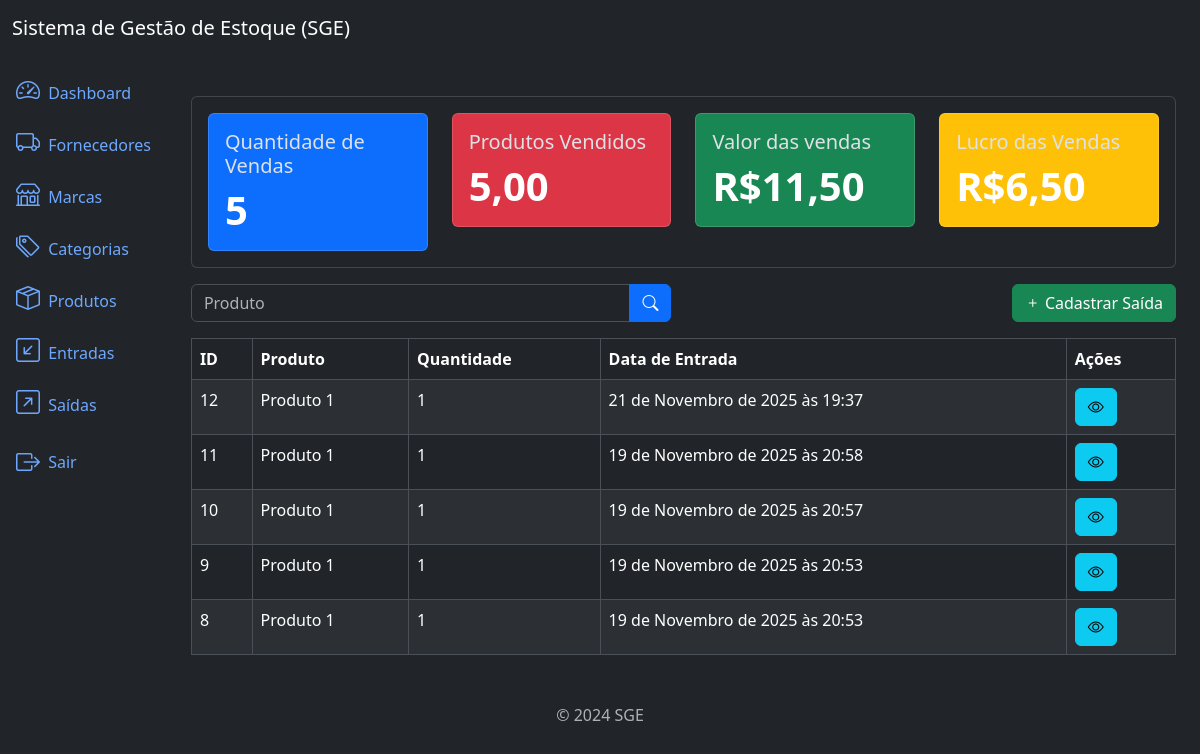
The page /outflows/list/ (signed in) on the database as committed earlier.
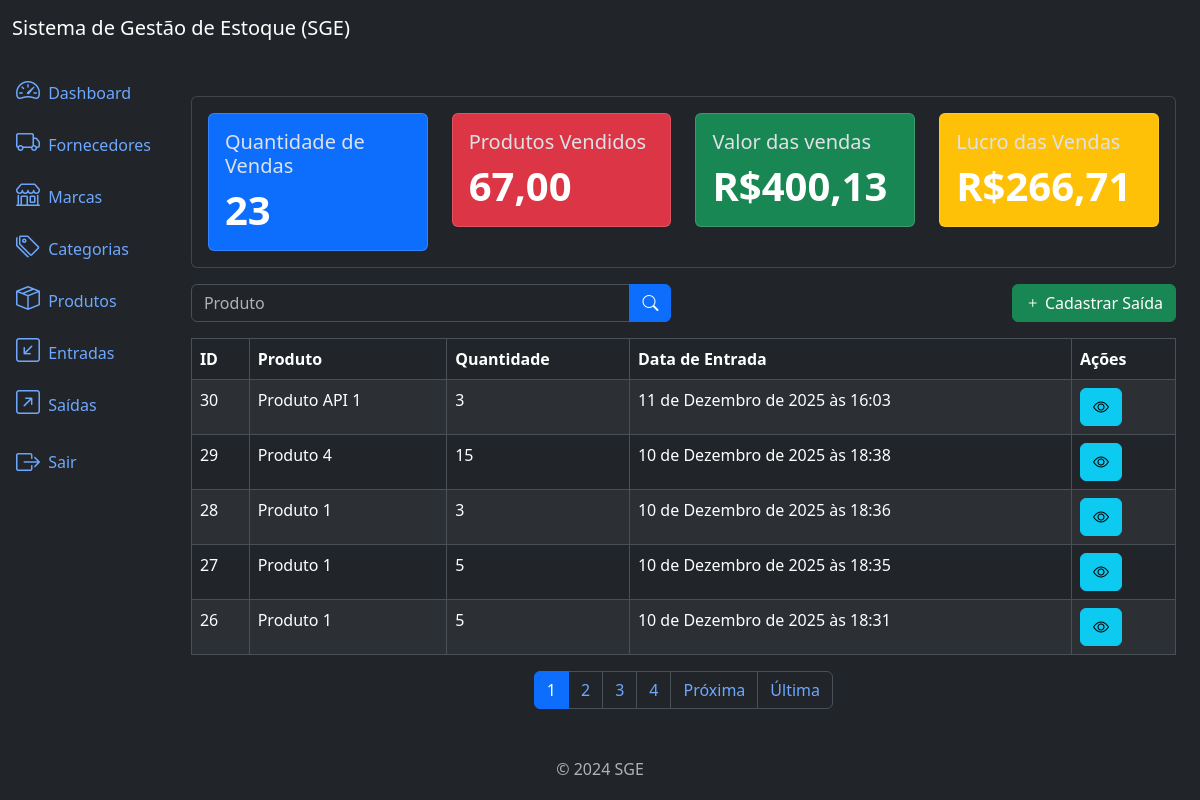
The same page on the database as committed later.
### outflows/models.py (models this page shows, shortened)
class Outflow(models.Model):
    product = models.ForeignKey(Product, on_delete=models.PROTECT,
                related_name='ouflows')
    quantity = models.IntegerField()
    description = models.TextField(max_length=10_000, null=True, blank=True)
    created_at = models.DateTimeField(auto_now_add=True)
    updated_at = models.DateTimeField(auto_now=True)
    class Meta:
        ordering = ['-created_at']

### products/models.py (models this page shows)
class Product(models.Model):
    title = models.CharField(max_length=400)
    category = models.ForeignKey(Category, on_delete=models.PROTECT,
                related_name='products')
    brand = models.ForeignKey(Brand, on_delete=models.PROTECT,
            related_name='products')
    description = models.TextField(max_length=10000, blank=True, null=True)
    serie_number = models.CharField(max_length=200, null=True, blank=True)
    cost_price = models.DecimalField(max_digits=20, decimal_places=2)
    selling_price = models.DecimalField(max_digits=20, decimal_places=2)
    quantity = models.IntegerField(default=0)
    created_at = models.DateTimeField(auto_now_add=True)
    updated_at = models.DateTimeField(auto_now=True)
    class Meta:
        ordering = ['title']
    def __str__(self):
        return self.title

### outflows/views.py (the view)
# urls.py: path('outflows/list/', views.OutflowListView.as_view(), name='outflow_list'),
class OutflowListView(LoginRequiredMixin, PermissionRequiredMixin, ListView):
    model = models.Outflow
    template_name = 'outflow_list.html'
    context_object_name = 'outflows'
    paginate_by = 5
    permission_required = 'outflows.view_outflow'
    def get_queryset(self):
        qs = super().get_queryset()
        product = self.request.GET.get('product')
        if product:
            qs = qs.filter(product__title__icontains=product)
        return qs
    def get_context_data(self, **kwargs):
        context = super().get_context_data(**kwargs)
        context['sales_metrics'] = get_sales_metrics()
        return context

### app/metrics.py (called while the page is built)
def get_sales_metrics():
    outflow_query= Outflow.objects.all()
    total_sales = Outflow.objects.count()
    total_products_sold = Outflow.objects.aggregate(
        total_products_sold = Sum('quantity')
    )['total_products_sold'] or 0
    total_sales_values = sum(o.product.selling_price * o.quantity for o in outflow_query )
    total_sales_cost = sum(o.product.cost_price * o.quantity for o in outflow_query)
    total_sales_profit = total_sales_values - total_sales_cost
    sales_metrics = {
        'total_sales': total_sales,
        'total_products_sold': number_format(total_products_sold, decimal_pos=2, force_grouping=True),
        'total_sales_values': number_format(total_sales_values, decimal_pos=2, force_grouping=True),
        'total_sales_profit': number_format(total_sales_profit, decimal_pos=2, force_grouping=True),
    }
    return sales_metrics

### outflows/templates/outflow_list.html (shortened to what this page needs)
{% extends 'base.html' %}
{% block content %}
    {% include "components/_sales_metrics.html" %}
<div class='row mb-3 mt-3'>
    <div class='col-md-6'>
        <form method="get" action="{% url "outflow_list" %}">
            <div class='input-group'>
                <input type="text" class="form-control" name='inflow' placeholder='Produto' value="{{request.GET.inflow}}">
                <button type='submit' class="btn btn-primary">
                    <i class='bi bi-search'></i>
                </button>
            </div>
        </form>
    </div>
    {% if perms.outflows.add_outflow %}
    <div class='col-md-6'>
        <a href="{% url "outflow_create" %}" class='btn btn-success float-end'>
            <i class='bi bi-plus'></i>
            Cadastrar Saída
        </a>
    </div>
    {% endif %}
</div>
<div class="table-responsive">
    <table class="table table-striped table-bordered">
        <thead class="thead-dark">
            <tr>
                <th>ID</th>
                <th>Produto</th>
                <th>Quantidade</th>
                <th>Data de Entrada</th>
                <th>Ações</th>
            </tr>
        </thead>
        <tbody>
            {% for outflow in outflows %}
                <tr>
                    <td>{{outflow.pk}}</td>
                    <td>{{outflow.product}}</td>
                    <td>{{outflow.quantity}}</td>
                    <td>{{outflow.created_at}}</td>
                    <td>
                        <a href="{% url "outflow_detail" outflow.pk %}" class='btn btn-info btn-small'>
                            <i class='bi bi-eye'></i>
                        </a>
                    </td>
                </tr>
            {% endfor %}
        </tbody>
    </table>
</div>
{% include "components/_pagination.html" %}
{% endblock content %}

Rows that differ between the two databases and show on the page:
no longer on this page (row unchanged): Outflow: pk "12", product "Produto 1", quantity "1", created_at "21 de Novembro de 2025 às 19:37"
no longer on this page (row unchanged): Outflow: pk "11", product "Produto 1", quantity "1", created_at "19 de Novembro de 2025 às 20:58"
no longer on this page (row unchanged): Outflow: pk "10", product "Produto 1", quantity "1", created_at "19 de Novembro de 2025 às 20:57"
no longer on this page (row unchanged): Outflow: pk "9", product "Produto 1", quantity "1", created_at "19 de Novembro de 2025 às 20:53"
no longer on this page (row unchanged): Outflow: pk "8", product "Produto 1", quantity "1", created_at "19 de Novembro de 2025 às 20:53"
added Outflow: pk "30", product "Produto API 1", quantity "3", created_at "11 de Dezembro de 2025 às 16:03"
added Outflow: pk "29", product "Produto 4", quantity "15", created_at "10 de Dezembro de 2025 às 18:38"
added Outflow: pk "28", product "Produto 1", quantity "3", created_at "10 de Dezembro de 2025 às 18:36"
added Outflow: pk "27", product "Produto 1", quantity "5", created_at "10 de Dezembro de 2025 às 18:35"
added Outflow: pk "26", product "Produto 1", quantity "5", created_at "10 de Dezembro de 2025 às 18:31"
Other text that changed with them:
{{ sales_metrics.total_sales }}: "5" → "23"
{{ sales_metrics.total_products_sold }}: "5,00" → "67,00"
{{ sales_metrics.total_sales_values }}: "11,50" → "400,13"
{{ sales_metrics.total_sales_profit }}: "6,50" → "266,71"
new list line: "1"
new list line: "2"
new list line: "3"
new list line: "4"
text now shown: "Próxima Última"
